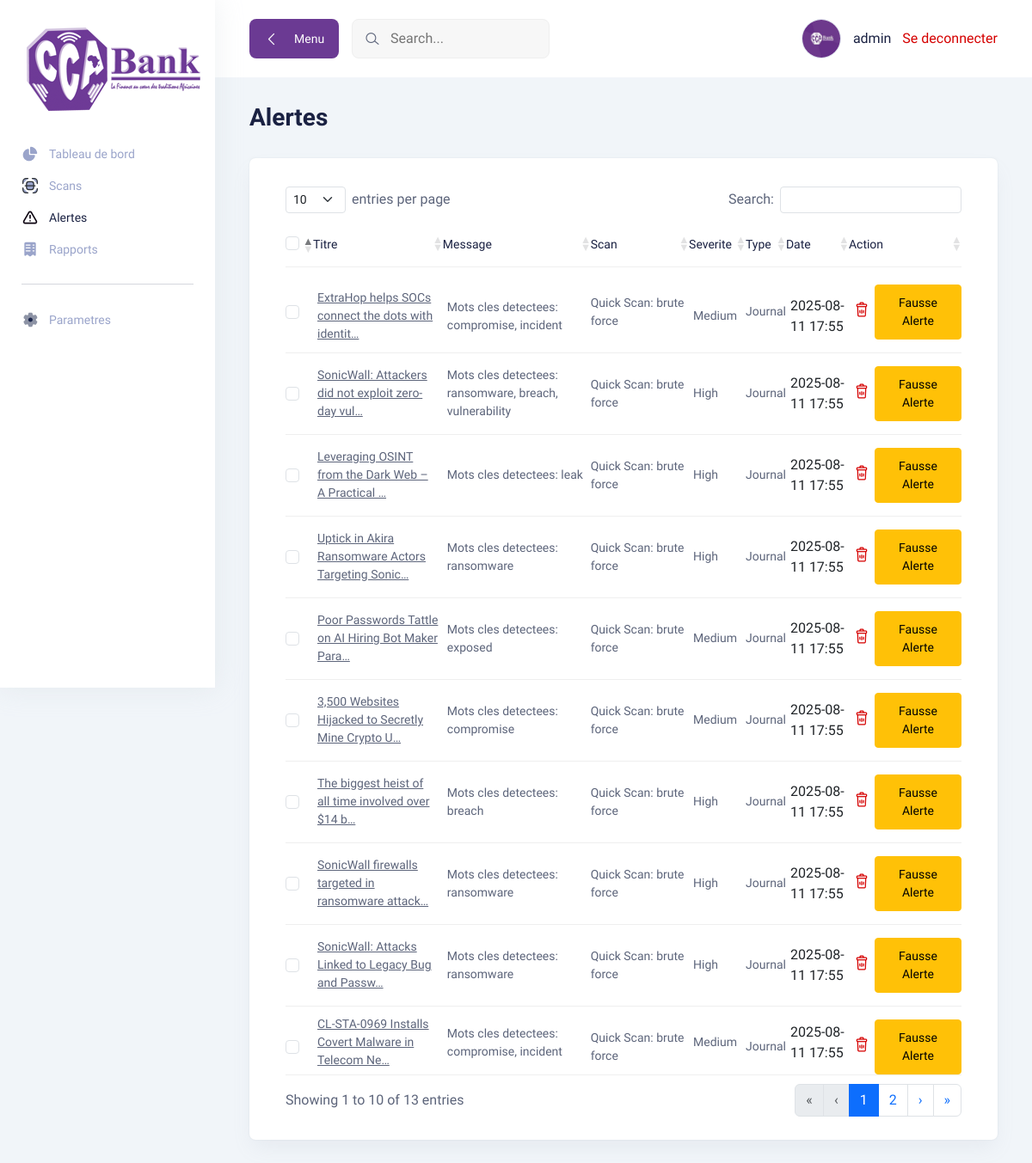
The page /alerts/ (signed in) on the database as committed earlier.
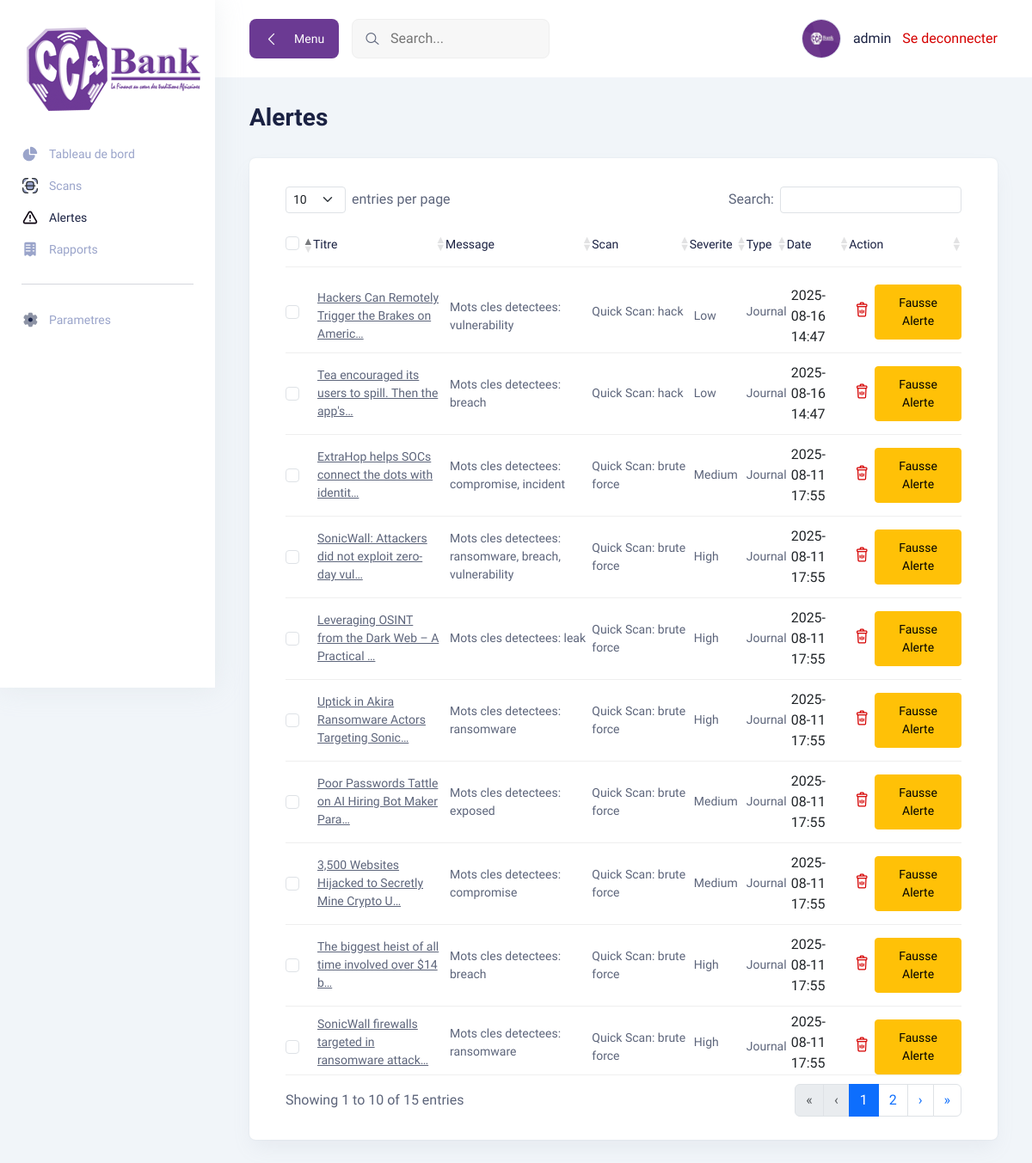
The same page on the database as committed later.
### main/models.py (models this page shows, shortened)
class Alert(models.Model):
    result = models.OneToOneField(ScanResult, related_name='alert', on_delete=models.CASCADE)
    alert_date = models.DateTimeField(auto_now_add=True)
    severity = models.CharField(max_length=10, choices=[('low', 'Low'), ('medium', 'Medium'), ('high', 'High')])
    message = models.TextField(null=True, blank=True)
    resolved = models.BooleanField(default=False)
    recommendations = models.TextField(null=True, blank=True)

class ScanResult(models.Model):
    scan = models.ForeignKey(Scan, related_name='results', on_delete=models.CASCADE)
    date_posted = models.DateTimeField()
    source = models.TextField()
    details = models.TextField()

class Journal(ScanResult):
    titre = models.CharField(max_length=200)
    auteur = models.CharField(max_length=100)

class ScanResult(models.Model):
    scan = models.ForeignKey(Scan, related_name='results', on_delete=models.CASCADE)
    date_posted = models.DateTimeField()
    source = models.TextField()
    details = models.TextField()

class Scan(models.Model):
    time_run = models.DateTimeField(auto_now_add=True)
    name = models.CharField(max_length=100, null=True)
    sites = models.ManyToManyField(Sites, related_name='scans')
    schedule = models.ForeignKey(ScanSchedule, related_name='scans', on_delete=models.SET_NULL, null=True, blank=True)
    scan_start_date = models.DateTimeField(auto_now_add=True)
    scan_end_date = models.DateTimeField(null=True, blank=True)
    status = models.CharField(max_length=20, choices=[('pending', 'Pending'), ('completed', 'Completed'), ('failed', 'Failed')])
    keywords = models.TextField(null=True, blank=True)

### main/views.py (the view)
# urls.py: path('alerts/', login_required(alerts), name='alerts'),
def alerts(request):
    alerts = Alert.objects.filter(resolved=False, false_alerts__isnull=True).order_by('-alert_date')
    return render(request, 'main/alerts.html', {'alerts': alerts})

### main/templates/main/alerts.html (shortened to what the changed rows need)
{% extends 'main/blank_page.html' %}
{% load static i18n %}
{% block page_content %}
<div class="title-wrapper pt-30">
    <div class="row align-items-center">
        <div class="col-md-6">
            <div class="title">
                <h2>{% trans "Alertes" %}</h2>
            </div>
        </div>
    </div>
</div>
<div class="tables-wrapper">
    <div class="row">
        <div class="col-lg-12">
            <div class="card-style mb-30">
                <div class="table-wrapper table-responsive">
                    <table class="table" id="results-table">
                        <thead>
                        <tr>
                            <th>
                            <input type="checkbox" class="form-check-input select-all" id="select-all-alerts" />
                            </th>
                            <th>
                            <h6>Titre</h6>
                            </th>
                            <th>
                                <h6>{% trans "Message" %}</h6>
                            </th>
                            <th>
                                <h6>{% trans "Scan" %}</h6>
                            </th>
                            <th>
                            <h6>Severite</h6>
                            </th>
                            <th>
                            <h6>Type</h6>
                            </th>
                            <th>
                            <h6>Date</h6>
                            </th>
                            <th>
                            <h6>Action</h6>
                            </th>
                        </tr>
                        </thead>
                        <tbody>
                        {% for alert in alerts %}
                        <tr>
                            <td>
                                <input
                                    type="checkbox"
                                    class="select-row form-check-input"
                                    id="alert-{{ alert.id }}"
                                />
                            </td>
                            <td class="min-width">
                                <p style="text-decoration: underline;">
                                    {% if alert.result.journal %}
                                    {{ alert.result.journal.titre|truncatechars:50|default:"<span class='text-muted'>---</span>"|safe }}
                                    {% else %}
                                    <span class="text-muted">---</span>
                                    {% endif %}
                                </p>
                            </td>
                            <td class="min-width">
                                <p>
                                    {% if alert.message %}
                                    {{ alert.message|truncatechars:100|default:"<span class='text-muted'>---</span>"|safe }}
                                    {% else %}
                                    <span class="text-muted">---</span>
                                    {% endif %}
                                </p>
                            </td>
                            <td>
                                <p>
                                    {{ alert.result.scan.name|default:"<span class='text-muted'>---</span>"|safe }}
                                </p>
                            </td>
                            <td class="min-width">
                                <p>
                                    {{ alert.severity|capfirst }}
                                </p>
                            </td>
                            <td>
                                <p>
                                    {% if alert.result.journal %}
                                    {% trans "Journal" %}
                                    {% else %}
                                    <span class="text-muted">---</span>
                                    {% endif %}
                                </p>
                            </td>
                            <td class="min-width">
                                {{ alert.alert_date|date:"Y-m-d H:i" }}
                            </td>
                            <td>
                                <div class="d-flex flex-row justify-content-between align-items-center">
                                    <div class="action">
                                        <button
                                            class="text-danger"
                                            data-bs-toggle="modal"
                                            data-bs-target="#deleteModal"
                                            data-id="{{ alert.id }}"
                                            data-type="alert"
                                            onclick="document.getElementById('deleteForm').setAttribute('action', '/alerts/' + this.getAttribute('data-id') + '/delete/');"
                                        >
                                            <i class="lni lni-trash-can"></i>
                                        </button>
                                    </div>
                                    <button
                                        type="button"
                                        class="btn btn-warning btn-sm false-alert-btn"
                                        data-bs-toggle="modal"
                                        data-bs-target="#falseAlertModal"
                                        data-id="{{ alert.id }}"
                                        onclick="document.getElementById('falseAlertForm').setAttribute('action', '/alerts/' + this.getAttribute('data-id') + '/mark-false/');"
                                    >
                                        Fausse Alerte
                                    </button>
                                </div>
                            </td>
                        </tr>
                        {% endfor %}
                        </tbody>
                    </table>
                </div>
            </div>
        </div>
    </div>
</div>
{% endblock %}

Rows that differ between the two databases and show on the page:
no longer on this page (row unchanged): Alert: result.journal.titre "SonicWall: Attacks Linked to Legacy Bug and Passw…", message "Mots cles detectees: ransomware", result.scan.name "Quick Scan: brute force", severity "High", alert_date "2025-08-11 17:55"
no longer on this page (row unchanged): Alert: result.journal.titre "CL-STA-0969 Installs Covert Malware in Telecom Ne…", message "Mots cles detectees: compromise, incident", result.scan.name "Quick Scan: brute force", severity "Medium", alert_date "2025-08-11 17:55"
added Alert: result.journal.titre "Hackers Can Remotely Trigger the Brakes on Americ…", message "Mots cles detectees: vulnerability", result.scan.name "Quick Scan: hack", severity "Low", alert_date "2025-08-16 14:47"
added Alert: result.journal.titre "Tea encouraged its users to spill. Then the app's…", message "Mots cles detectees: breach", result.scan.name "Quick Scan: hack", severity "Low", alert_date "2025-08-16 14:47"
Other text that changed with them:
text written by a page script: "entries per page Search: Showing 1 to 10 of 13 entries « ‹ 1 2 › »" → "entries per page Search: Showing 1 to 10 of 15 entries « ‹ 1 2 › »"
